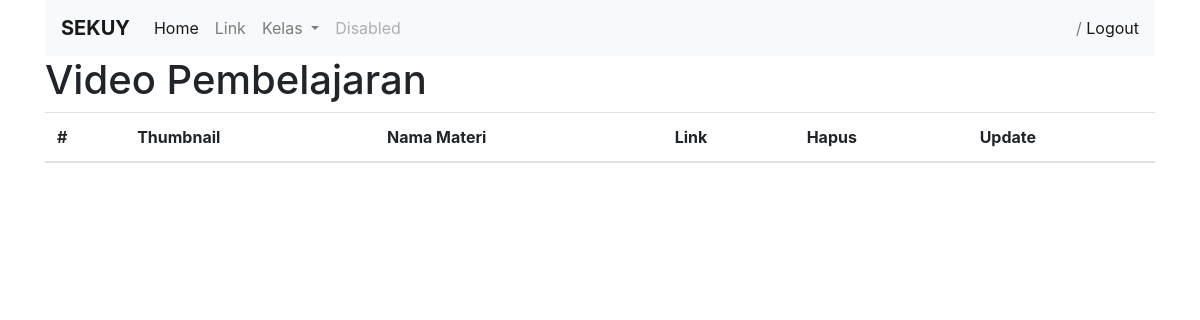
The page /video-pembelajaran/ on the database as committed earlier.
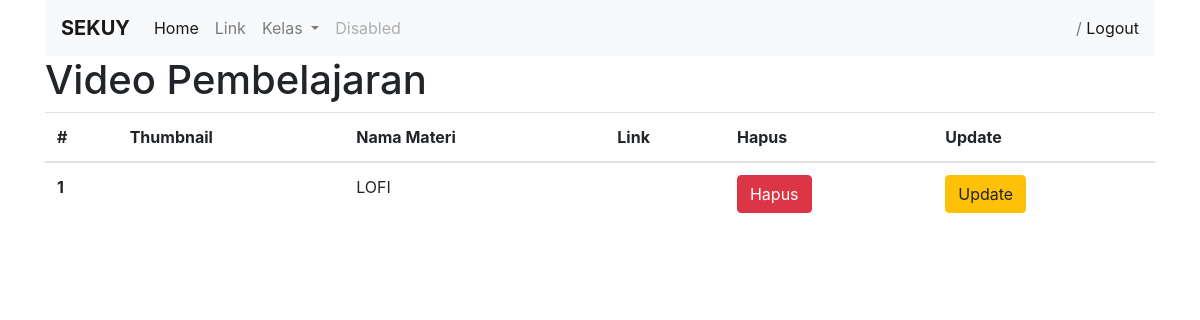
The same page on the database as committed later.
### accounts/models.py (models this page shows, shortened)
class VideoPembelajaran(models.Model):
    materi = models.CharField(max_length=40)
    link = EmbedVideoField()
    date = models.DateField(auto_now_add=True)

### accounts/views.py (the view)
# urls.py: path('video-pembelajaran/', listVideoPembelajaran, name="videopembelajaran"),
def listVideoPembelajaran(request):
    semua_video = VideoPembelajaran.objects.all().order_by('date')
    context = {
        'page_title':'Video Pembelajaran',
        'semua_video':semua_video,
    }
    return render(request,'Video-Pembelajaran/video.html',context)

### Template/Video-Pembelajaran/video.html (shortened to what this page needs)
{% extends 'base.html' %}
{% block content %}
    {% load embed_video_tags %}
    <h1>{{page_title}}</h1>
    <table class="table">
        <thead>
            <tr>
            <th scope="col">#</th>
            <th scope="col">Thumbnail</th>
            <th scope="col">Nama Materi</th>
            <th scope="col">Link</th>
            <th scope="col">Hapus</th>
            <th scope="col">Update</th>
            </tr>
        </thead>
        <tbody>
            {% for youtube in  semua_video %}
                <tr>
                    <th scope="row">{{forloop.counter}}</th>
                    <td>{{ youtube.thumbnail }}</td>
                    <td>{{youtube.materi}}</td>
                    <td>{{ youtube.url }}</td>
                    <td><a class="btn btn-danger" href="{% url 'hapusVideo' youtube.id %}">Hapus</a></td>
                    <td><a class="btn btn-warning" href="{% url 'updateVideo' youtube.id %}">Update</a></td>
                </tr>
            {% endfor %}
        </tbody>
    </table>
{% endblock content %}

Rows that differ between the two databases and show on the page:
added VideoPembelajaran: materi "LOFI"
